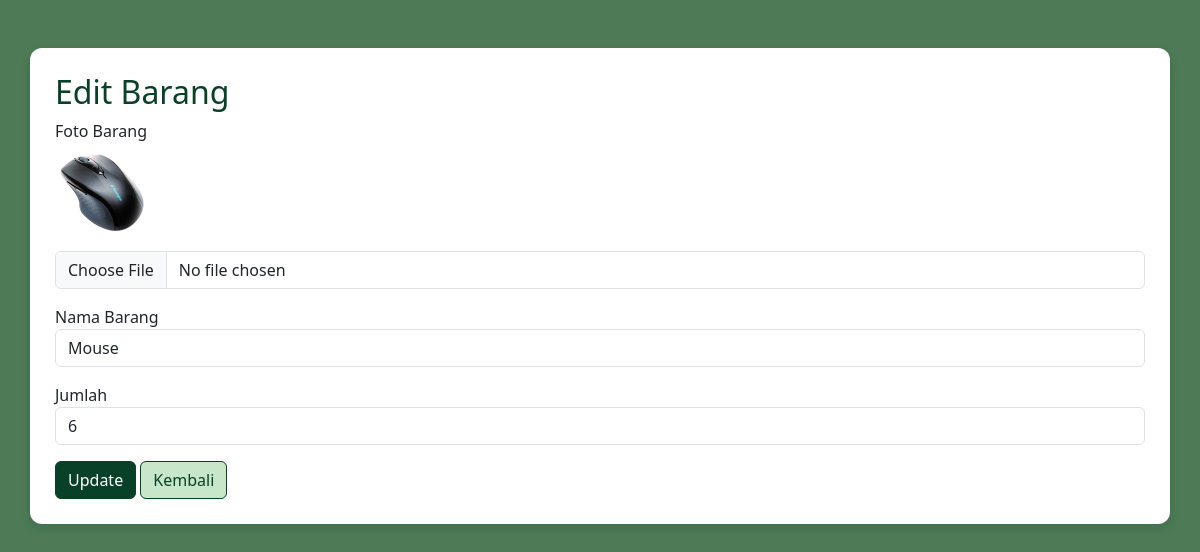
Before: /edit.php?id=8 (signed in) with the older database file.
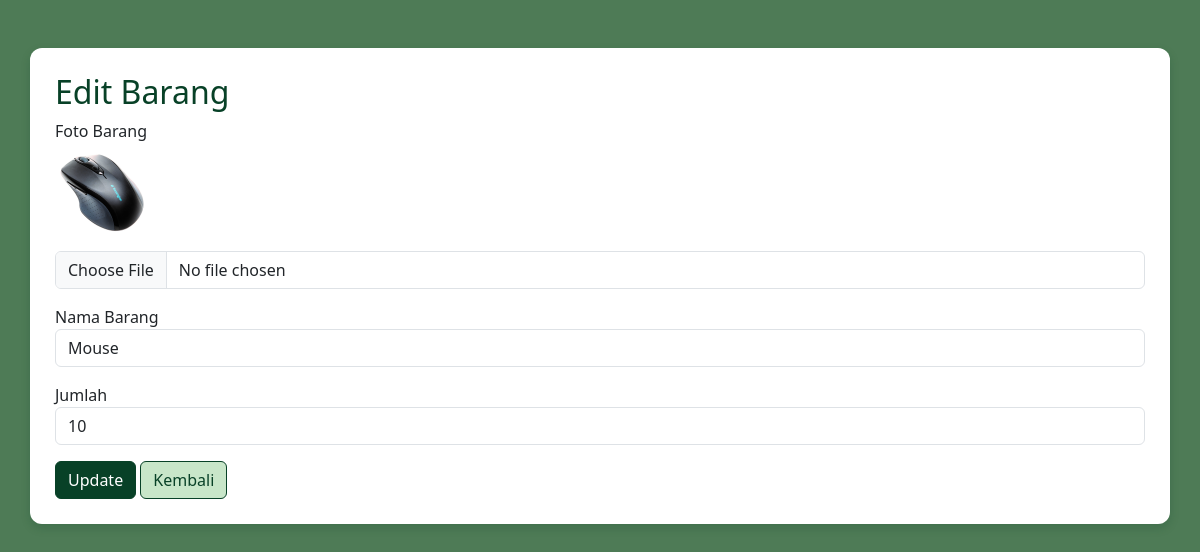
After: the same page with the newer database file.
### tables this page shows
CREATE TABLE `barang` (
  `id` int(11) NOT NULL,
  `nama_barang` varchar(100) NOT NULL,
  `jumlah` int(11) NOT NULL,
  `total_masuk` int(11) NOT NULL DEFAULT 0,
  `total_keluar` int(11) NOT NULL DEFAULT 0,
  `foto` varchar(255) DEFAULT NULL
);

### templates/style_edit.php (the view, shortened to what this page needs)
<!DOCTYPE html>
<html lang="id">
<head>
    <link rel="stylesheet" href="https://cdn.jsdelivr.net/npm/bootstrap@5.3.2/dist/css/bootstrap.min.css">
</head>
<body>
    <div class="container mt-5">
        <h2>Edit Barang</h2>
        <form method="post" enctype="multipart/form-data">
            <div class="mb-3">
                <label>Foto Barang</label><br>
                <?php if ($data['foto']) { ?>
                    <img src="uploads/<?= $data['foto'] ?>" width="100" class="mb-2 rounded"><br>
                <?php } ?>
                <input type="file" name="foto" class="form-control" accept="image/*">
            </div>
            <div class="mb-3">
                <label>Nama Barang</label>
                <input type="text" name="nama_barang" class="form-control" value="<?= $data['nama_barang'] ?>" required>
            </div>
            <div class="mb-3">
                <label>Jumlah</label>
                <input type="number" name="jumlah" class="form-control" value="<?= $data['jumlah'] ?>" required>
            </div>
            <button type="submit" name="update" class="btn btn-primary">Update</button>
            <a href="index.php" class="btn btn-secondary">Kembali</a>
        </form>
    </div>
</body>

Changed rows visible on the page:
changed barang "Mouse": jumlah "6" → "10"
